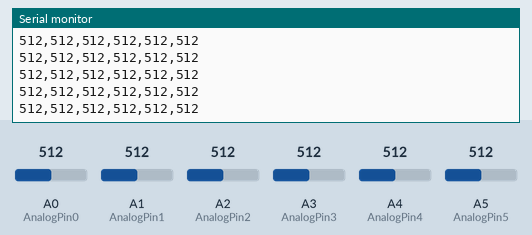
Bench run of a sketch on a simulated Arduino Uno, built with avr-gcc and run on an emulated ATmega328P. Shown: the last lines printed to the serial monitor. The test bench sets the inputs (shaded band); at power-on: A0 (AnalogPin0) = 512, A1 (AnalogPin1) = 512, A2 (AnalogPin2) = 512, A3 (AnalogPin3) = 512, A4 (AnalogPin4) = 512, A5 (AnalogPin5) = 512.

Above: at 1.2 s.
1.3 s: A0 (AnalogPin0) set to 109
At 2.0 s:
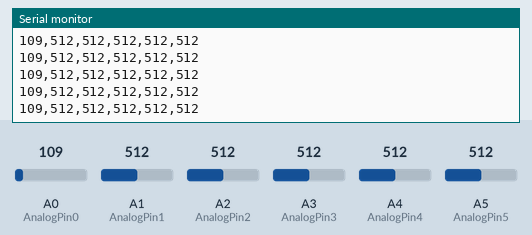
4.3 s: A0 (AnalogPin0) set to 95
At 5.1 s:
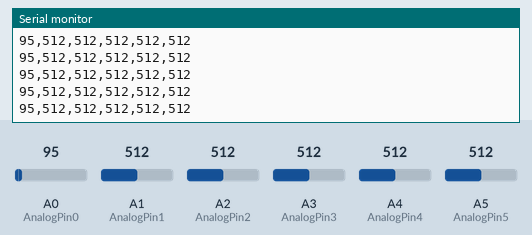
Timing chart, 0 to 7.3 s (numbered marks = the images above; inputs shaded):
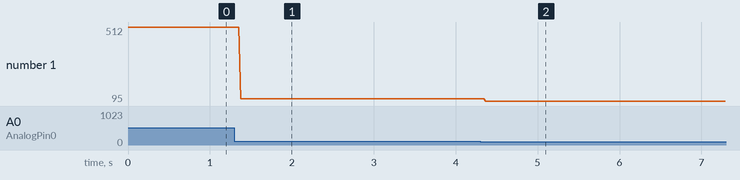

The sketch:

RunOnArduino.ino
```cpp
// (licence header left out)
// This code reads analog inputs from pins A0 and A1 and sends these values out via serial
// You can add or remove pins to read from, but be sure they are separated by commas, and print a
// newline character at the end of each loop()
//
int AnalogPin0 = A0; //Declare an integer variable, hooked up to analog pin 0
int AnalogPin1 = A1; //Declare an integer variable, hooked up to analog pin 1
int AnalogPin2 = A2;
int AnalogPin3 = A3;
int AnalogPin4 = A4;
int AnalogPin5 = A5;

void setup() {
  Serial.begin(9600); //Begin Serial Communication with a baud rate of 9600
}

void loop() {
   //New variables are declared to store the readings of the respective pins
  int Value1 = analogRead(AnalogPin0);
  int Value2 = analogRead(AnalogPin1);
  int Value3 = analogRead(AnalogPin2);
  int Value4 = analogRead(AnalogPin3);
  int Value5 = analogRead(AnalogPin4);
  int Value6 = analogRead(AnalogPin5);

  /*The Serial.print() function does not execute a "return" or a space
      Also, the "," character is essential for parsing the values,
      The comma is not necessary after the last variable.*/

  Serial.print(Value1, DEC);
  Serial.print(",");
  Serial.print(Value2, DEC);
  Serial.print(",");
  Serial.print(Value3, DEC);
  Serial.print(",");
  Serial.print(Value4, DEC);
  Serial.print(",");
  Serial.print(Value5, DEC);
  Serial.print(",");
  Serial.print(Value6, DEC);
  Serial.println();
  //delay(500); // For illustration purposes only. This will slow down your program if not removed
}
```

Measured:
- after the input at 1.3 s, the serial monitor: prints a new line after 0.08 s (image 1)
- after the input at 4.3 s, the serial monitor: prints a new line after 0.07 s (image 2)
- plotted number 1: 512 → 109 after the input at 1.3 s, 109 → 95 after the input at 4.3 s
